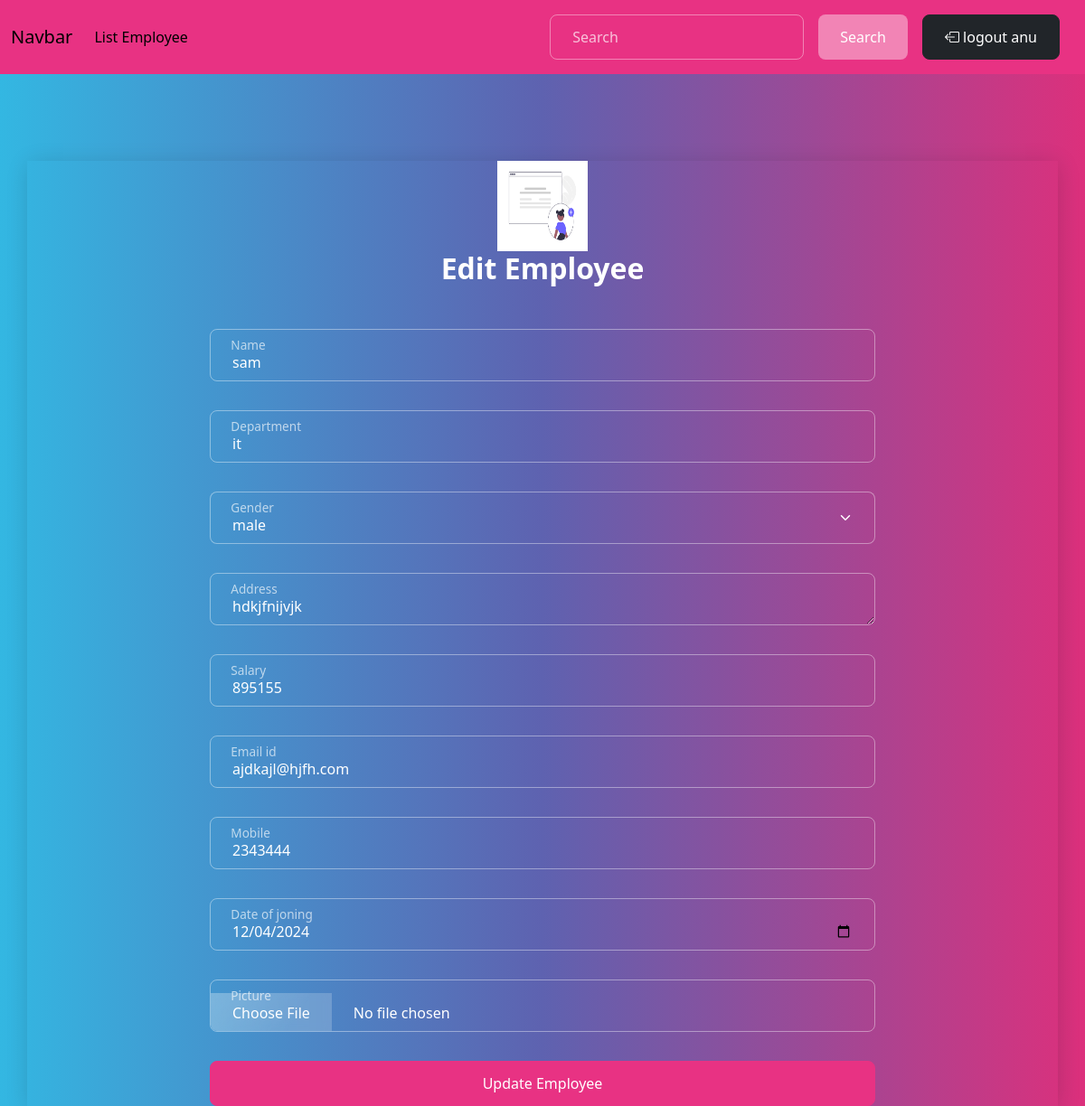
The app's page /employee/2/change/ (signed in) with its own data.
### employee/models.py (models this page shows, shortened)
class Employee(models.Model):
    name=models.CharField(max_length=200)
    department=models.CharField(max_length=200)
    gender_option={
        ("male","male"),
        ("female","female")
    }
    gender=models.CharField(max_length=200,choices=gender_option,default="male")
    address=models.TextField()
    salary=models.PositiveIntegerField()
    email_id=models.EmailField()
    mobile=models.PositiveIntegerField()
    date_of_joning=models.DateField(null=True)
    picture=models.ImageField(upload_to="employee_image",null=True)

### employee/views.py (the view, shortened to what this page needs)
# urls.py: path('employee/<int:pk>/change/',views.EmployeeUpdateView.as_view(),name="employee-update"),
@method_decorator(decs,name="dispatch")
class EmployeeUpdateView(View):
    template_name="employee_update.html"
    form_class=EmployeeForm
    def get(self,request,*args,**kwargs):
        id=kwargs.get("pk")
        employee_object=Employee.objects.get(id=id)
        form_instance=self.form_class(instance=employee_object)
        return render(request,self.template_name,{"form":form_instance})

### employee/form.py
class EmployeeForm(forms.ModelForm):
    class Meta:
        model = Employee
        fields = "__all__"
        widgets ={
        "name": forms.TextInput(attrs={"class": "form-control"}),
        "department": forms.TextInput(attrs={"class": "form-control"}),
        "gender": forms.Select(attrs={"class": "form-control form-select"}),
        "address": forms.Textarea(attrs={"class": "form-control"}),
        "salary": forms.TextInput(attrs={"class": "form-control"}),
        "email_id": forms.EmailInput(attrs={"class": "form-control"}),
        "mobile": forms.NumberInput(attrs={"class": "form-control"}),
        "date_of_joning": forms.TextInput(attrs={"class": "form-control","type":"date"}),
        "picture": forms.FileInput(attrs={"class": "form-control"}),
         }

### employee/templates/employee_update.html (shortened to what this page needs)
{% extends 'base.html' %}
{% load static %}
{% block main_block %}
<div class="container shadow mt-5">
    <div class="row justify-content-center">
        <div class="col-8">
            <div class="text-center mb-4">
                <img src="{% static 'images/add.png' %}" alt="Add Employee Icon" width="100px" height="100px">
                <h2>Edit Employee</h2>
            </div>
            <form action="" method="post" enctype="multipart/form-data">
                {% for field in form %}
                    <div class="form-floating mb-3">
                        {{ field }}
                        <label for="{{ field.id_for_label }}">{{ field.label }}</label>
                    </div>
                {% endfor %}
                <button type="submit" class="btn btn-primary w-100">Update Employee</button>
            </form>
        </div>
    </div>
</div>
{% endblock %}

### employee/templates/base.html (shortened to what this page needs)
<!DOCTYPE html>
{%load static%}
<html lang="en">
<head>
    <link rel="stylesheet" href="{%static 'css/themestyle.css'%}">
    <link rel="stylesheet" href="https://cdn.jsdelivr.net/npm/bootstrap-icons@1.11.3/font/bootstrap-icons.min.css">
  </head>
<body>
    <nav class="navbar navbar-expand-lg bg-primary">
        <div class="container-fluid">
          <a class="navbar-brand" href="#">Navbar</a>
          <div class="collapse navbar-collapse" id="navbarSupportedContent">
            <ul class="navbar-nav me-auto mb-2 mb-lg-0">
              <li class="nav-item">
                <a class="nav-link active" aria-current="page" href="{% url 'employee-list'%}">List Employee</a>
              </li>
            </ul>
            <form class="d-flex " role="search">
              <input class="form-control me-2 " type="search" placeholder="Search" aria-label="Search">
              <button class="btn btn-secondary " type="submit">Search</button>
            </form>
            <ul class="navbar-nav  mb-2 mb-lg-0">
              <li class=" nav-item">
              <a href="{%url 'signout'%}" class="btn btn-dark mx-2"> <i class="bi bi-box-arrow-left"> </i> logout {{request.user}}</a>
            </li></ul>
          </div>
        </div>
      </nav>
      {%block main_block%}
      {%endblock%}
</body>
</html>

### records on screen
Employee: form "sam" "it" "male" "hdkjfnijvjk" "895155" "ajdkajl@hjfh.com" "2343444" "12/04/2024"

### other values on screen
{{ request.user }} "anu"
{{ field.label }} "Name" "Department" "Address" "Salary" "Email id" "Mobile" "Date of joning" "Picture"
